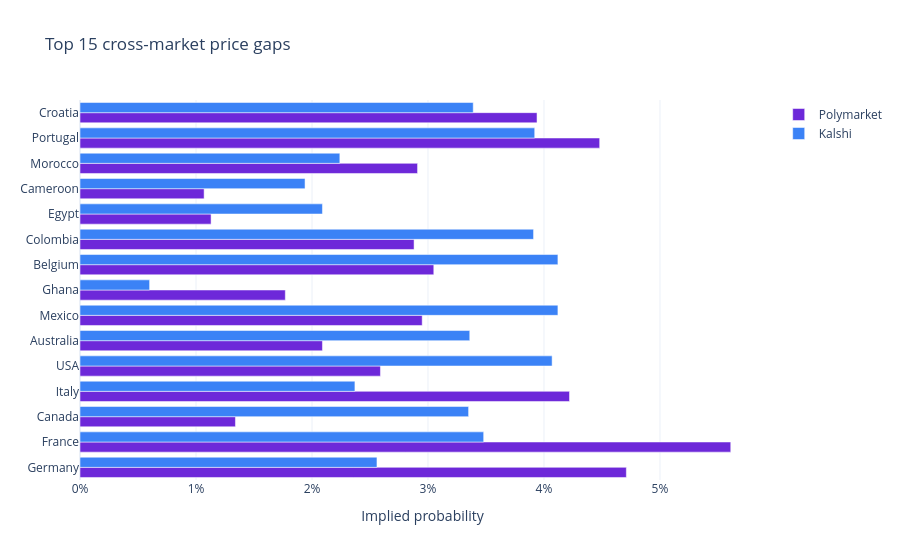

Notebook source saved alongside this figure:
### Code cell
top_gaps = arb.head(15).copy()
fig = go.Figure()
fig.add_bar(name='Polymarket', y=top_gaps['team'], x=top_gaps['polymarket_prob'], orientation='h',
            marker_color='#6d28d9')
fig.add_bar(name='Kalshi', y=top_gaps['team'], x=top_gaps['kalshi_prob'], orientation='h',
            marker_color='#3b82f6')
fig.update_layout(barmode='group', template='plotly_white', height=560,
                  title='Top 15 cross-market price gaps',
                  xaxis_tickformat='.0%', xaxis_title='Implied probability')
fig.show()

### Figure 1 — Plotly figure (JSON) as saved in the notebook; plotly's stock layout.template omitted (floating-point values rounded to 4 significant figures)
{"data": [{"marker": {"color": "#6d28d9"}, "name": "Polymarket", "orientation": "h", "type": "bar", "x": [0.0471, 0.0561, 0.0134, 0.0422, 0.0259, 0.0209, 0.0295, 0.0177, 0.0305, 0.0288, 0.0113, 0.0107, 0.0291, 0.0448, 0.0394], "y": ["Germany", "France", "Canada", "Italy", "USA", "Australia", "Mexico", "Ghana", "Belgium", "Colombia", "Egypt", "Cameroon", "Morocco", "Portugal", "Croatia"]}, {"marker": {"color": "#3b82f6"}, "name": "Kalshi", "orientation": "h", "type": "bar", "x": [0.0256, 0.0348, 0.0335, 0.0237, 0.0407, 0.0336, 0.0412, 0.006, 0.0412, 0.0391, 0.0209, 0.0194, 0.0224, 0.0392, 0.0339], "y": ["Germany", "France", "Canada", "Italy", "USA", "Australia", "Mexico", "Ghana", "Belgium", "Colombia", "Egypt", "Cameroon", "Morocco", "Portugal", "Croatia"]}], "layout": {"barmode": "group", "height": 560, "title": {"text": "Top 15 cross-market price gaps"}, "xaxis": {"tickformat": ".0%", "title": {"text": "Implied probability"}}}}
